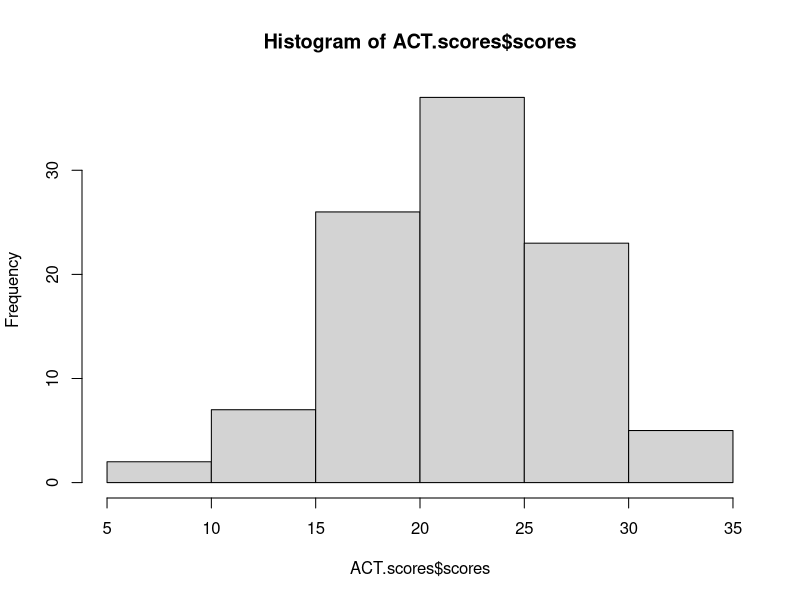
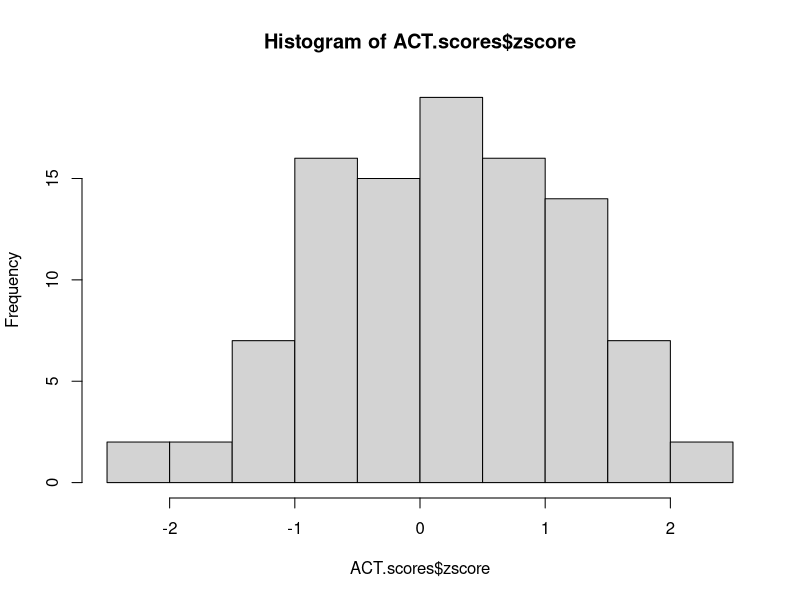
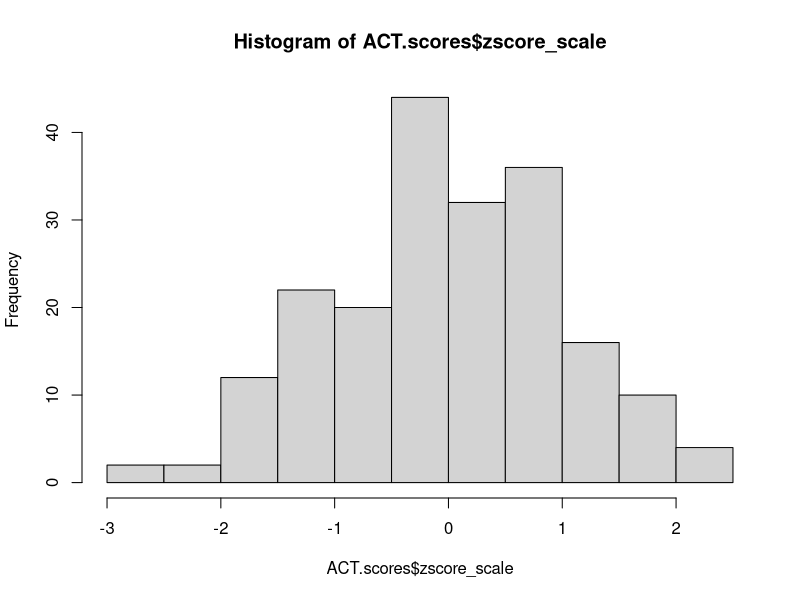
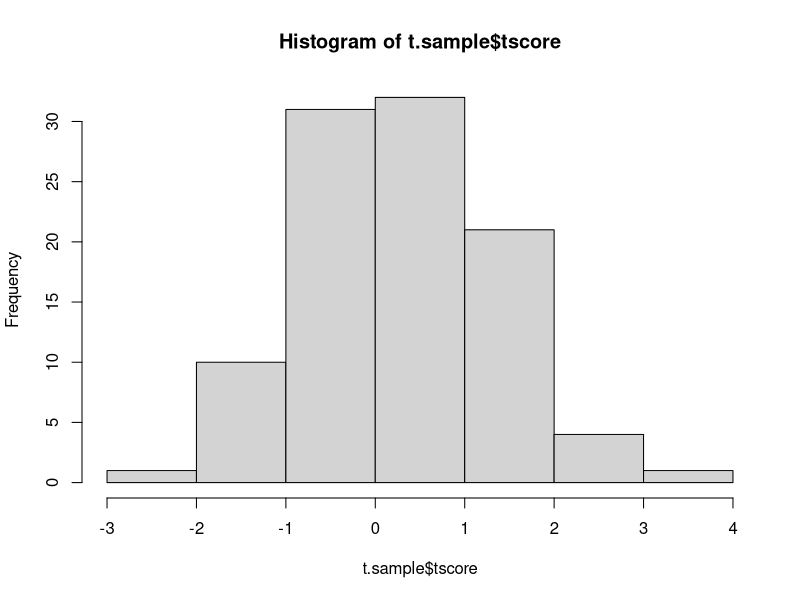

Reproduce these figures in R, in order.
## ---- chunk 1
library(tidyverse)
## ---- chunk 2
ACT.scores<-data.frame(rnorm(100, mean=21, sd=5.3))
names(ACT.scores)<-"scores"
## ---- chunk 3
z.score<-(29-21)/5.3
z.score
## ---- chunk 4
ACT.scores<-ACT.scores %>%
  mutate(zscore=(scores-21)/5.3)

ACT.scores$zscore_scale<-scale(ACT.scores)

hist(ACT.scores$scores)
hist(ACT.scores$zscore)
hist(ACT.scores$zscore_scale)
## ---- chunk 5
score<-qnorm(0.67,mean=21,sd=5.3)
score
## ---- chunk 6
t.sample<-data.frame(rt(100, df=10))
names(t.sample)<-"tscore"
hist(t.sample$tscore)
